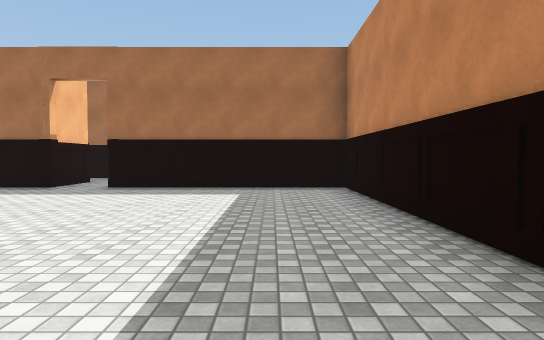
[1] (above)

18 first-person views from a walk through a Unity game level. The camera is 1.3 m above the floor, tilts 2° down and sees 75° across. The floor is counted in squares, 2 m on a side. Each view is taken from the middle of a square. On the plan, view 1 faces up. The plan holds only what a view shows up to about 10 squares ahead; the rest is blank. The place goes on beyond the plan. Surface patterns are stand-ins for the level's own textures.

[2]
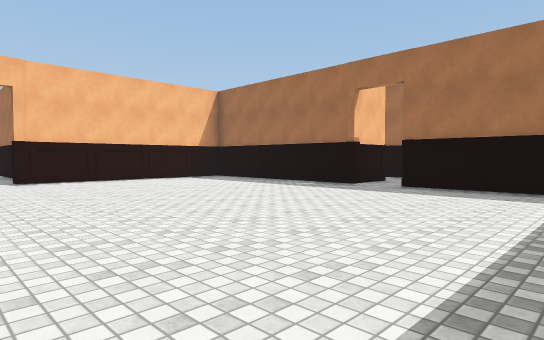

[3]
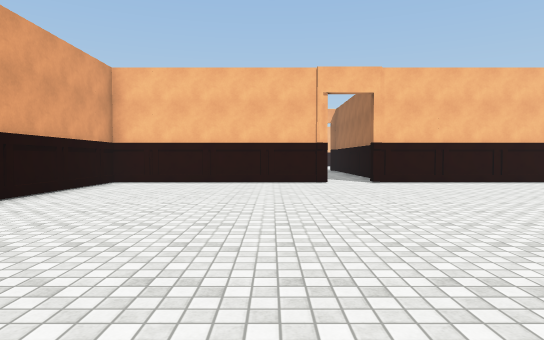

[4]
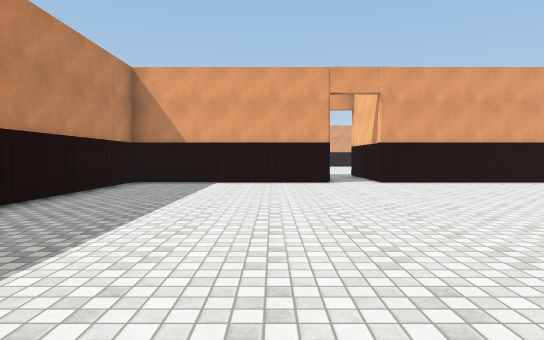

[5]
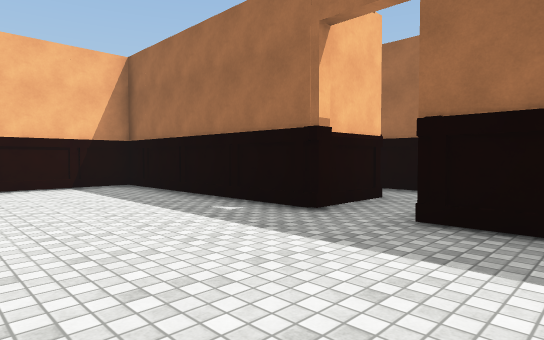

[6]
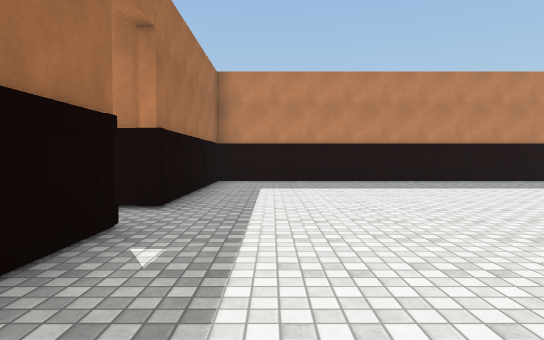

[7]
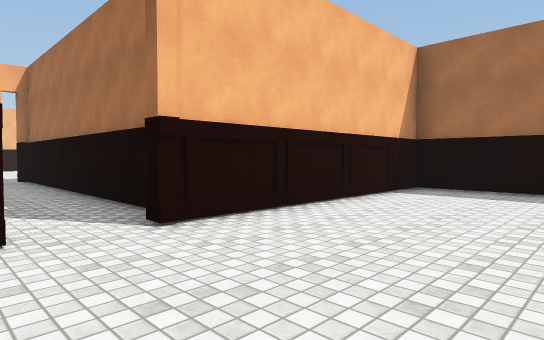

[8]
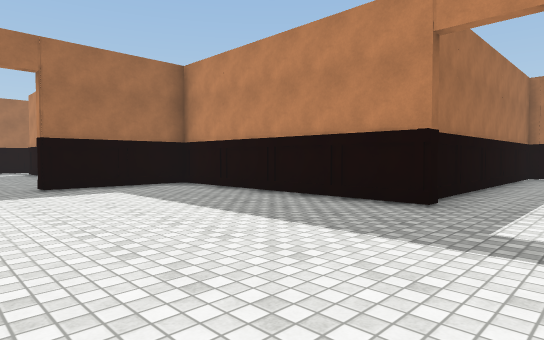

[9]
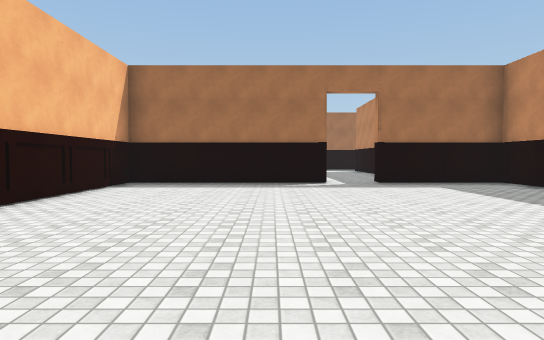

[10]
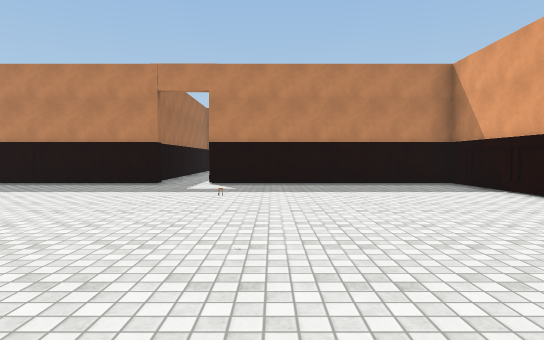

[11]
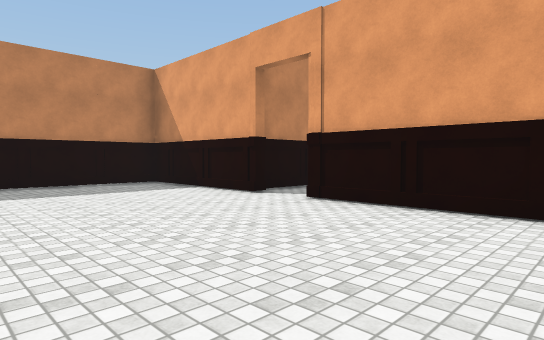

[12]
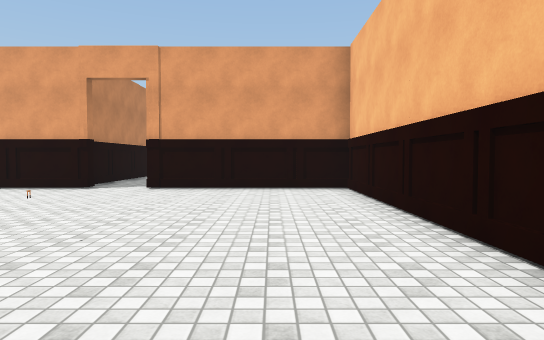

[13]
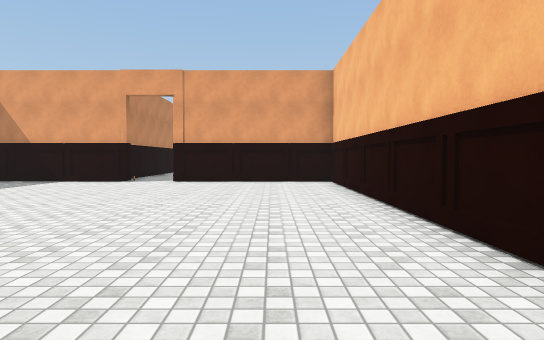

[14]
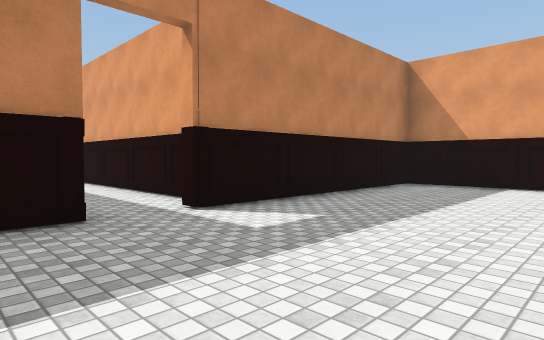

[15]
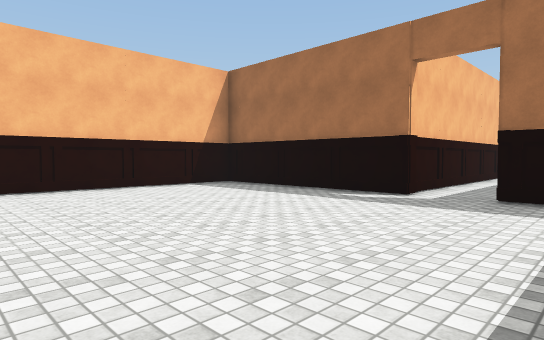

[16]
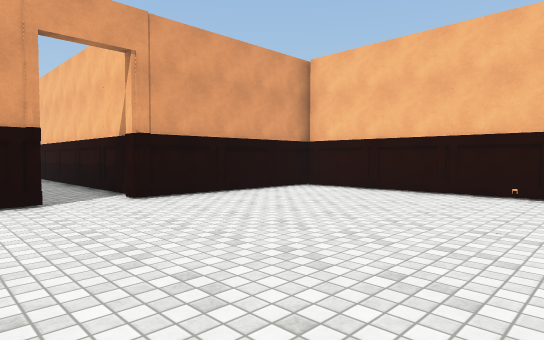

[17]
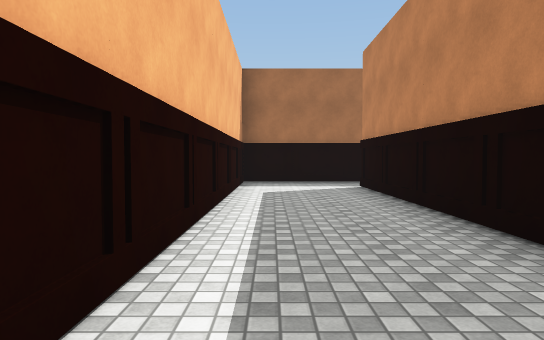

[18]
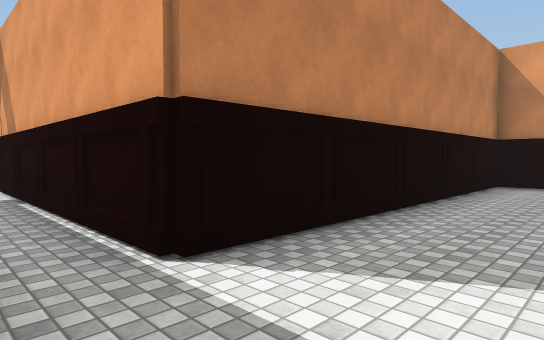

### Floor plan
Points are (right, up) in squares from view 1. A wall is a line through its corners. A room is listed if a view was taken in it or the views show most of it. See-through windows are left out.
Room 1 (views 1, 2, 3, 4, 5, 6, 7)
walls: (-4.7, 7.5) (-10.2, 7.5) (-10.2, 1.6); (-10.2, 0.5) (-10.2, -5.1) (-4.8, -5.1); (-3.5, -5.1) (1.6, -5.1) (1.6, 7.5) (-3.4, 7.5)
ways out: opening at (-10, 1) to room 2; opening at (-4, -5); opening at (-4, 8.5)
Room 2 (views 8, 9, 10, 11, 12, 13, 14, 15, 16, 17)
walls: (-18.2, 1.7) (-18.2, 7.9) (-21.4, 7.9); (-17.1, 0) (-12.1, 0); (-22.3, -5.5) (-18.2, -5.5) (-18.2, 0.6); (-22.5, 7.9) (-27.6, 7.9) (-27.6, -5.5) (-23.4, -5.5); (-10.9, 2) (-18, 2); (-10.2, 1.6) (-10.5, 1.6)
ways out: opening at (-10, 1) to room 1; opening at (-22, 8) to room 3; opening at (-23, -5)
Room 3 (view 18)
walls: (-19.6, 17.3) (-22.8, 17.3) (-22.8, 7.9); (-20.9, 8.2) (-20, 8.2) (-20, 15.9) (-13.8, 15.9)
ways out: opening at (-22, 8) to room 2

Positions as (right, up) in squares from view 1, and headings:
1: (0, 0), facing up
2: (0, 0), facing up-left
3: (-1, -1), facing left
4: (-2, 4), facing down
5: (-2, 4), facing up-left
6: (-8, 6), facing right
7: (-7, 0), facing up-left
8: (-23, 0), facing up-right
9: (-24, -1), facing up
10: (-27, -1), facing right
11: (-27, -1), facing down-right
12: (-26, 2), facing down
13: (-26, 4), facing down
14: (-22, 3), facing down-right
15: (-20, 2), facing up-left
16: (-21, 0), facing down-left
17: (-22, 8), facing up
18: (-22, 17), facing down-right
